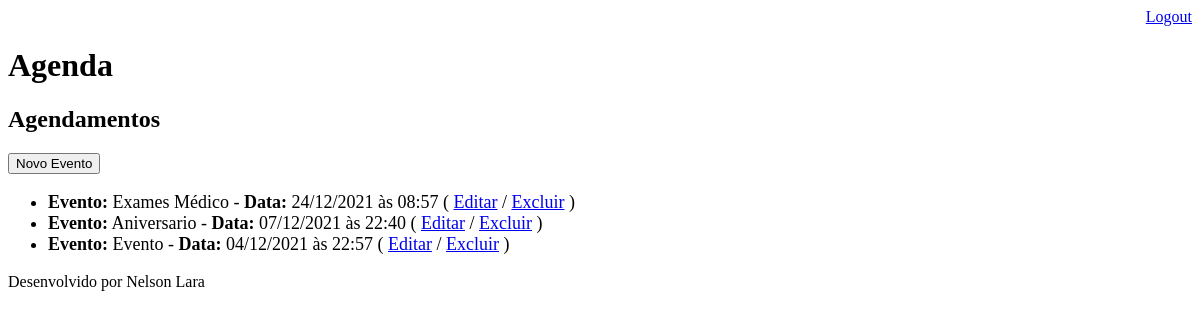
The page /agenda/ (signed in) on the database as committed earlier.
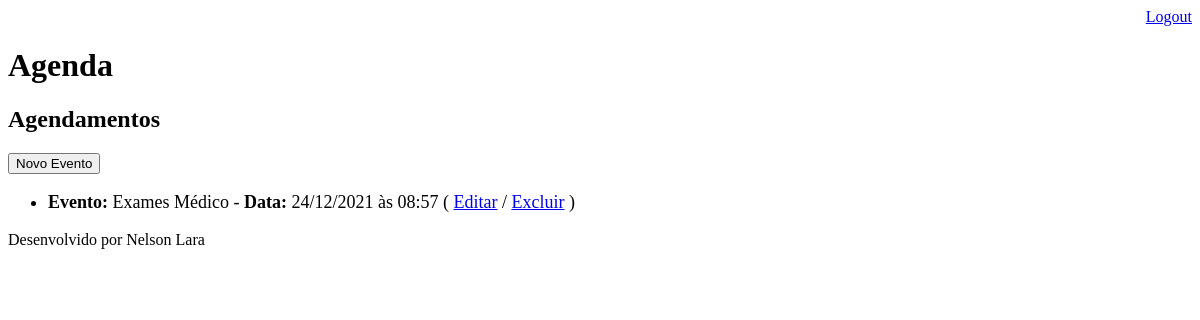
The same page on the database as committed later.
### core/models.py (models this page shows, shortened)
class evento(models.Model):
    titulo = models.CharField(verbose_name='Título', max_length=100)
    descricao = models.TextField(verbose_name='Descrição', blank=True, null=True)
    local = models.CharField(verbose_name='Local', blank=True, null=True, max_length=100)
    data_evento = models.DateTimeField(verbose_name='Data do Evento')
    data_criacao = models.DateTimeField(verbose_name='Data da Criação', auto_now=True)
    usuario = models.ForeignKey(User, on_delete=models.CASCADE) #criando novo campo para fazer o relacionamento com a tabela usuario do django
    class Meta:
        db_table = 'evento'
    def get_data_evento(self):
        return self.data_evento.strftime('%d/%m/%Y às %H:%M')
    def get_evento_atrasado(self):
        if self.data_evento < datetime.now():
            return True
        else:
            return False

### core/views.py (the view)
# urls.py: path('agenda/', views.lista_eventos),
@login_required(login_url='/login/') # solicitar login precisou importar from django.contrib.auth.decorators import login_required
def lista_eventos(request):
    usuario = request.user                         ### Receber o usuario logado no Django
    data_atual = datetime.now() - timedelta(hours=1)
    valor = evento.objects.filter(usuario=usuario, ### Fltra pelo usuario logado no Django
                                  data_evento__gt=data_atual) # __gt siginifica se data de evento for maior que, se quiser menor que utilize __lt
    dic_evento = {'chave':valor}
    return render(request, 'agenda.html', dic_evento)

### templates/agenda.html (shortened to what this page needs)
{% extends "model-page.html" %}
{% block content %}
        <h2>Agendamentos</h2>
        <a href="novo_evento/">
        <button type="button">Novo Evento</button>
        </a>
        <ul style="font-size: 18px">
            {% for valor in chave %}
            <li>
                <div style=>
                    <b>Evento:</b> {{ valor.titulo }} - <b>Data:</b> {{ valor.get_data_evento }}
                    ( <a href="novo_evento/?id={{ valor.id }}"> Editar</a>
                    / <a href="novo_evento/delete/{{ valor.id }}">Excluir</a> )
                </div>
            </li>
            {% endfor %}
        </ul>
{% endblock %}

Rows that differ between the two databases and show on the page:
no longer on this page (row edited): evento: titulo "Aniversario", get_data_evento "07/12/2021 às 22:40"
no longer on this page (row edited): evento: titulo "Evento", get_data_evento "04/12/2021 às 22:57"
